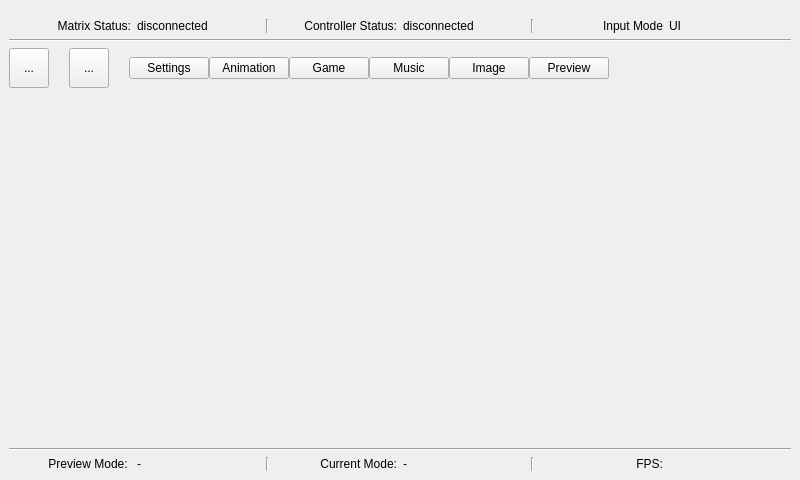
<?xml version="1.0" encoding="UTF-8"?>
<ui version="4.0">
 <class>MainWindow</class>
 <widget class="QMainWindow" name="MainWindow">
  <property name="geometry">
   <rect>
    <x>0</x>
    <y>0</y>
    <width>800</width>
    <height>480</height>
   </rect>
  </property>
  <property name="baseSize">
   <size>
    <width>800</width>
    <height>480</height>
   </size>
  </property>
  <property name="windowTitle">
   <string>MainWindow</string>
  </property>
  <widget class="QWidget" name="centralwidget">
   <layout class="QVBoxLayout" name="verticalLayout">
    <item>
     <layout class="QHBoxLayout" name="horizontalLayout">
      <property name="topMargin">
       <number>10</number>
      </property>
      <item>
       <widget class="QLabel" name="label_1">
        <property name="sizePolicy">
         <sizepolicy hsizetype="Preferred" vsizetype="Preferred">
          <horstretch>0</horstretch>
          <verstretch>0</verstretch>
         </sizepolicy>
        </property>
        <property name="text">
         <string>Matrix Status:</string>
        </property>
        <property name="alignment">
         <set>Qt::AlignmentFlag::AlignRight|Qt::AlignmentFlag::AlignTrailing|Qt::AlignmentFlag::AlignVCenter</set>
        </property>
       </widget>
      </item>
      <item>
       <widget class="QLabel" name="lbl_matrix_status">
        <property name="sizePolicy">
         <sizepolicy hsizetype="Preferred" vsizetype="Preferred">
          <horstretch>0</horstretch>
          <verstretch>0</verstretch>
         </sizepolicy>
        </property>
        <property name="text">
         <string>disconnected</string>
        </property>
       </widget>
      </item>
      <item>
       <widget class="Line" name="line_2">
        <property name="orientation">
         <enum>Qt::Orientation::Vertical</enum>
        </property>
       </widget>
      </item>
      <item>
       <widget class="QLabel" name="label_5">
        <property name="sizePolicy">
         <sizepolicy hsizetype="Preferred" vsizetype="Preferred">
          <horstretch>0</horstretch>
          <verstretch>0</verstretch>
         </sizepolicy>
        </property>
        <property name="text">
         <string>Controller Status:</string>
        </property>
        <property name="alignment">
         <set>Qt::AlignmentFlag::AlignRight|Qt::AlignmentFlag::AlignTrailing|Qt::AlignmentFlag::AlignVCenter</set>
        </property>
       </widget>
      </item>
      <item>
       <widget class="QLabel" name="lbl_controller_status">
        <property name="sizePolicy">
         <sizepolicy hsizetype="Preferred" vsizetype="Preferred">
          <horstretch>0</horstretch>
          <verstretch>0</verstretch>
         </sizepolicy>
        </property>
        <property name="text">
         <string>disconnected</string>
        </property>
       </widget>
      </item>
      <item>
       <widget class="Line" name="line_5">
        <property name="orientation">
         <enum>Qt::Orientation::Vertical</enum>
        </property>
       </widget>
      </item>
      <item>
       <widget class="QLabel" name="label_6">
        <property name="sizePolicy">
         <sizepolicy hsizetype="Preferred" vsizetype="Preferred">
          <horstretch>0</horstretch>
          <verstretch>0</verstretch>
         </sizepolicy>
        </property>
        <property name="text">
         <string>Input Mode</string>
        </property>
        <property name="alignment">
         <set>Qt::AlignmentFlag::AlignRight|Qt::AlignmentFlag::AlignTrailing|Qt::AlignmentFlag::AlignVCenter</set>
        </property>
       </widget>
      </item>
      <item>
       <widget class="QLabel" name="lbl_input_mode">
        <property name="sizePolicy">
         <sizepolicy hsizetype="Preferred" vsizetype="Preferred">
          <horstretch>0</horstretch>
          <verstretch>0</verstretch>
         </sizepolicy>
        </property>
        <property name="text">
         <string>UI</string>
        </property>
       </widget>
      </item>
     </layout>
    </item>
    <item>
     <widget class="Line" name="line_6">
      <property name="orientation">
       <enum>Qt::Orientation::Horizontal</enum>
      </property>
     </widget>
    </item>
    <item>
     <layout class="QHBoxLayout" name="header_layout">
      <property name="spacing">
       <number>20</number>
      </property>
      <property name="bottomMargin">
       <number>0</number>
      </property>
      <item>
       <widget class="QToolButton" name="btn_sidebar">
        <property name="minimumSize">
         <size>
          <width>40</width>
          <height>40</height>
         </size>
        </property>
        <property name="autoFillBackground">
         <bool>false</bool>
        </property>
        <property name="text">
         <string>...</string>
        </property>
       </widget>
      </item>
      <item>
       <widget class="QToolButton" name="btn_close">
        <property name="minimumSize">
         <size>
          <width>40</width>
          <height>40</height>
         </size>
        </property>
        <property name="autoFillBackground">
         <bool>false</bool>
        </property>
        <property name="text">
         <string>...</string>
        </property>
       </widget>
      </item>
      <item>
       <layout class="QHBoxLayout" name="horizontalLayout_2">
        <property name="spacing">
         <number>0</number>
        </property>
        <property name="leftMargin">
         <number>0</number>
        </property>
        <item>
         <widget class="QPushButton" name="btn_tab_settings">
          <property name="text">
           <string>Settings</string>
          </property>
          <property name="checkable">
           <bool>true</bool>
          </property>
         </widget>
        </item>
        <item>
         <widget class="QPushButton" name="btn_tab_anim">
          <property name="text">
           <string>Animation</string>
          </property>
          <property name="checkable">
           <bool>true</bool>
          </property>
         </widget>
        </item>
        <item>
         <widget class="QPushButton" name="btn_tab_game">
          <property name="text">
           <string>Game</string>
          </property>
          <property name="checkable">
           <bool>true</bool>
          </property>
         </widget>
        </item>
        <item>
         <widget class="QPushButton" name="btn_tab_music">
          <property name="text">
           <string>Music</string>
          </property>
          <property name="checkable">
           <bool>true</bool>
          </property>
         </widget>
        </item>
        <item>
         <widget class="QPushButton" name="btn_tab_image">
          <property name="text">
           <string>Image</string>
          </property>
          <property name="checkable">
           <bool>true</bool>
          </property>
         </widget>
        </item>
        <item>
         <widget class="QPushButton" name="btn_tab_preview">
          <property name="text">
           <string>Preview</string>
          </property>
          <property name="checkable">
           <bool>true</bool>
          </property>
         </widget>
        </item>
       </layout>
      </item>
      <item>
       <spacer name="horizontalSpacer">
        <property name="orientation">
         <enum>Qt::Orientation::Horizontal</enum>
        </property>
        <property name="sizeHint" stdset="0">
         <size>
          <width>40</width>
          <height>20</height>
         </size>
        </property>
       </spacer>
      </item>
     </layout>
    </item>
    <item>
     <spacer name="verticalSpacer">
      <property name="orientation">
       <enum>Qt::Orientation::Vertical</enum>
      </property>
      <property name="sizeType">
       <enum>QSizePolicy::Policy::Fixed</enum>
      </property>
      <property name="sizeHint" stdset="0">
       <size>
        <width>20</width>
        <height>0</height>
       </size>
      </property>
     </spacer>
    </item>
    <item>
     <widget class="QStackedWidget" name="stack">
      <property name="sizePolicy">
       <sizepolicy hsizetype="Expanding" vsizetype="Preferred">
        <horstretch>1</horstretch>
        <verstretch>0</verstretch>
       </sizepolicy>
      </property>
     </widget>
    </item>
    <item>
     <widget class="Line" name="line">
      <property name="orientation">
       <enum>Qt::Orientation::Horizontal</enum>
      </property>
     </widget>
    </item>
    <item>
     <layout class="QHBoxLayout" name="footer_layout">
      <item>
       <widget class="QLabel" name="label_2">
        <property name="sizePolicy">
         <sizepolicy hsizetype="Preferred" vsizetype="Preferred">
          <horstretch>0</horstretch>
          <verstretch>0</verstretch>
         </sizepolicy>
        </property>
        <property name="text">
         <string>Preview Mode: </string>
        </property>
        <property name="alignment">
         <set>Qt::AlignmentFlag::AlignRight|Qt::AlignmentFlag::AlignTrailing|Qt::AlignmentFlag::AlignVCenter</set>
        </property>
       </widget>
      </item>
      <item>
       <widget class="QLabel" name="lbl_preview_mode">
        <property name="text">
         <string>-</string>
        </property>
       </widget>
      </item>
      <item>
       <widget class="Line" name="line_3">
        <property name="orientation">
         <enum>Qt::Orientation::Vertical</enum>
        </property>
       </widget>
      </item>
      <item>
       <widget class="QLabel" name="label_4">
        <property name="sizePolicy">
         <sizepolicy hsizetype="Preferred" vsizetype="Preferred">
          <horstretch>0</horstretch>
          <verstretch>0</verstretch>
         </sizepolicy>
        </property>
        <property name="text">
         <string>Current Mode:</string>
        </property>
        <property name="alignment">
         <set>Qt::AlignmentFlag::AlignRight|Qt::AlignmentFlag::AlignTrailing|Qt::AlignmentFlag::AlignVCenter</set>
        </property>
       </widget>
      </item>
      <item>
       <widget class="QLabel" name="lbl_current_mode">
        <property name="text">
         <string>-</string>
        </property>
       </widget>
      </item>
      <item>
       <widget class="Line" name="line_4">
        <property name="orientation">
         <enum>Qt::Orientation::Vertical</enum>
        </property>
       </widget>
      </item>
      <item>
       <widget class="QLabel" name="label_3">
        <property name="sizePolicy">
         <sizepolicy hsizetype="Preferred" vsizetype="Preferred">
          <horstretch>0</horstretch>
          <verstretch>0</verstretch>
         </sizepolicy>
        </property>
        <property name="text">
         <string>FPS:</string>
        </property>
        <property name="alignment">
         <set>Qt::AlignmentFlag::AlignRight|Qt::AlignmentFlag::AlignTrailing|Qt::AlignmentFlag::AlignVCenter</set>
        </property>
       </widget>
      </item>
      <item>
       <widget class="QLabel" name="lbl_fps">
        <property name="text">
         <string/>
        </property>
       </widget>
      </item>
     </layout>
    </item>
   </layout>
  </widget>
 </widget>
 <resources/>
 <connections/>
</ui>
